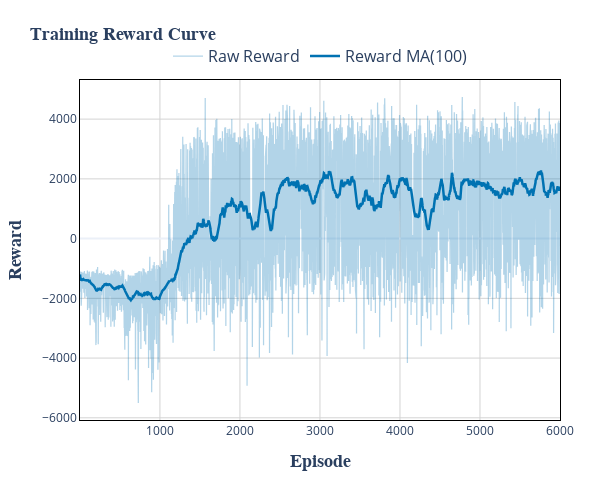
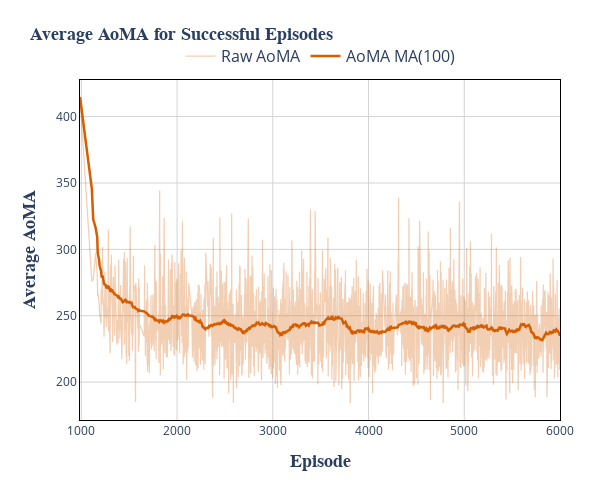
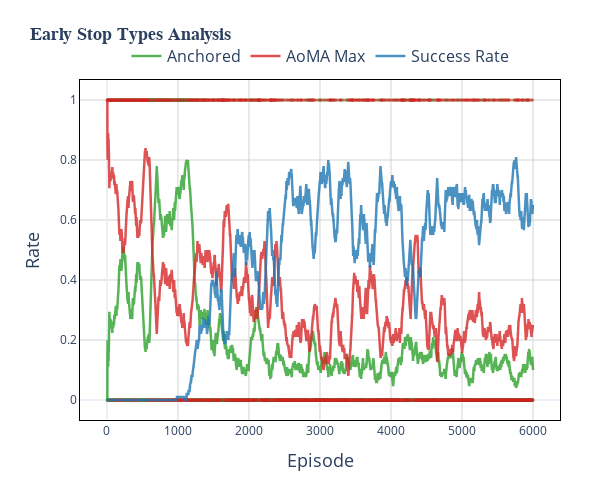

The code cell stored with these charts, in order, in its notebook:
### Code cell
import plotly.graph_objects as go
import plotly.express as px
import pandas as pd
import numpy as np

# ---------------------------
# 独立绘制并保存为PDF的可视化函数 (与前面图表风格一致)
# ---------------------------
def plot_and_save_training_results(rewards, aoa, anchors, aoma_max, success, window_size=100):
    episodes = np.arange(1, len(rewards)+1)
    
    # 定义与前面图表一致的样式设置
    plot_template = 'plotly_white'  # 干净的白色背景，适合学术发表
    line_width = 2.5
    marker_size = 8
    # font_family = "Arial, sans-serif"  # IEEE首选字体
    font_family = "Times New Roman, serif"  # 更适合学术论文
    title_font_size = 18
    axis_font_size = 18
    legend_font_size = 16
    
    def moving_average(data, window):
        return pd.Series(data).rolling(window=window, min_periods=1).mean().values
    
    rewards_ma = moving_average(rewards, window_size)
    anchors_ma = moving_average(anchors, window_size)
    aoma_max_ma = moving_average(aoma_max, window_size)
    success_ma = moving_average(success, window_size)
    
    # 1. Reward Curve
    fig1 = go.Figure()
    
    # 原始数据作为背景（半透明）
    fig1.add_trace(
        go.Scatter(
            x=episodes, 
            y=rewards,
            mode='lines',
            name='Raw Reward',
            line=dict(color='rgba(0, 114, 178, 0.3)', width=line_width/2),
            showlegend=True
        )
    )
    
    # 滑动平均（醒目颜色）
    fig1.add_trace(
        go.Scatter(
            x=episodes, 
            y=rewards_ma,
            mode='lines',
            name=f'Reward MA({window_size})',
            line=dict(color='rgba(0, 114, 178, 1)', width=line_width),
            showlegend=True
        )
    )
    
    # 更新布局，保持与前面图表一致的风格
    fig1.update_layout(
        template=plot_template,
        title=dict(
            text='<b>Training Reward Curve</b>',
            font=dict(size=title_font_size, family=font_family)
        ),
        height=500,
        width=600,
        legend=dict(
            orientation="h",
            yanchor="bottom",
            y=1.02,
            xanchor="center",
            x=0.5,
            font=dict(size=legend_font_size)
        ),
        margin=dict(l=80, r=40, t=80, b=80),
        xaxis=dict(
            title=dict(text="<b>Episode</b>", font=dict(size=axis_font_size, family=font_family)),
            showgrid=True,
            gridwidth=1,
            gridcolor='lightgray',
            showline=True,
            linewidth=1,
            linecolor='black',
            mirror=True
        ),
        yaxis=dict(
            title=dict(text="<b>Reward</b>", font=dict(size=axis_font_size, family=font_family)),
            showgrid=True,
            gridwidth=1,
            gridcolor='lightgray',
            showline=True,
            linewidth=1,
            linecolor='black',
            mirror=True
        )
    )
    
    # 保存为PDF
    fig1.write_image("reward_curve.pdf", format="pdf")
    fig1.show()
    
    # 2. AoMA Curve (仅成功完成的episodes)
    fig2 = go.Figure()
    
    if aoa and len(aoa) > 0:  # 确保有成功完成的episode数据
        # 提取episode索引和对应的AoMA值
        aoa_episodes = [item[1] + 1 for item in aoa]  # episode索引 (从1开始显示)
        aoa_values = [item[0] for item in aoa]        # AoMA值
        
        # 计算AoMA的滑动平均 (如果有足够数据)
        window_size_aoa = min(window_size, len(aoa_values))
        if window_size_aoa > 0:
            aoa_ma = moving_average(aoa_values, window_size_aoa)
            
            # 原始AoMA数据（半透明）- 修改为带线条的散点
            fig2.add_trace(
                go.Scatter(
                    x=aoa_episodes,
                    y=aoa_values,
                    mode='lines',  # 修改为线条+标记点
                    name='Raw AoMA',
                    line=dict(color='rgba(213, 94, 0, 0.3)', width=line_width/2),  # 添加线条样式            
                    showlegend=True
                )
            )
            
            # AoMA滑动平均
            fig2.add_trace(
                go.Scatter(
                    x=aoa_episodes[:len(aoa_ma)],
                    y=aoa_ma,
                    mode='lines',
                    name=f'AoMA MA({window_size_aoa})',
                    line=dict(color='rgba(213, 94, 0, 1)', width=line_width),
                    showlegend=True
                )
            )
        else:
            # 只有原始数据点 - 同样修改为带线条的散点
            fig2.add_trace(
                go.Scatter(
                    x=aoa_episodes,
                    y=aoa_values,
                    mode='lines+markers',  # 修改为线条+标记点
                    name='AoMA',
                    line=dict(color='rgba(213, 94, 0, 0.8)', width=line_width/2),  # 添加线条样式
                    marker=dict(color='rgba(213, 94, 0, 1)', size=marker_size),
                    showlegend=True
                )
            )
    else:
        # 添加文本提示
        fig2.add_annotation(
            text="No successful episodes",
            x=0.5, y=0.5,
            xref="paper", yref="paper",
            showarrow=False,
            font=dict(size=16, color="gray", family=font_family)
        )
    
    # 更新布局
    fig2.update_layout(
        template=plot_template,
        title=dict(
            text='<b>Average AoMA for Successful Episodes</b>',
            font=dict(size=title_font_size, family=font_family)
        ),
        height=500,
        width=600,
        legend=dict(
            orientation="h",
            yanchor="bottom",
            y=1.02,
            xanchor="center",
            x=0.5,
            font=dict(size=legend_font_size)
        ),
        margin=dict(l=80, r=40, t=80, b=80),
        xaxis=dict(
            title=dict(text="<b>Episode</b>", font=dict(size=axis_font_size, family=font_family)),
            showgrid=True,
            gridwidth=1,
            gridcolor='lightgray',
            showline=True,
            linewidth=1,
            linecolor='black',
            mirror=True
        ),
        yaxis=dict(
            title=dict(text="<b>Average AoMA</b>", font=dict(size=axis_font_size, family=font_family)),
            showgrid=True,
            gridwidth=1,
            gridcolor='lightgray',
            showline=True,
            linewidth=1,
            linecolor='black',
            mirror=True
        )
    )
    
    # 保存为PDF
    fig2.write_image("aoma_curve.pdf", format="pdf")
    fig2.show()
    
    # 3. Early Stop Types
    fig3 = go.Figure()
    
    # 定义专业的颜色方案
    anchored_color = 'rgba(44, 160, 44, 0.8)'  # 绿色
    aoma_max_color = 'rgba(214, 39, 40, 0.8)'  # 红色
    success_color = 'rgba(31, 119, 180, 0.8)'  # 蓝色
    
    # 原始数据点 - 使用小的半透明点
    fig3.add_trace(
        go.Scatter(
            x=episodes,
            y=anchors,
            mode='markers',
            name='Anchored (Raw)',
            marker=dict(color='rgba(44, 160, 44, 0.2)', size=3),
            showlegend=False
        )
    )
    
    fig3.add_trace(
        go.Scatter(
            x=episodes,
            y=aoma_max,
            mode='markers',
            name='AoMA Max (Raw)',
            marker=dict(color='rgba(214, 39, 40, 0.2)', size=3),
            showlegend=False
        )
    )
    
    # 滑动平均线
    fig3.add_trace(
        go.Scatter(
            x=episodes,
            y=anchors_ma,
            mode='lines',
            name='Anchored',
            line=dict(color=anchored_color, width=line_width),
            showlegend=True
        )
    )
    
    fig3.add_trace(
        go.Scatter(
            x=episodes,
            y=aoma_max_ma,
            mode='lines',
            name='AoMA Max',
            line=dict(color=aoma_max_color, width=line_width),
            showlegend=True
        )
    )
    
    # 成功率滑动平均线
    fig3.add_trace(
        go.Scatter(
            x=episodes,
            y=success_ma,
            mode='lines',
            name='Success Rate',
            line=dict(color=success_color, width=line_width),
            showlegend=True
        )
    )
    
    # 更新布局
    fig3.update_layout(
        template=plot_template,
        title=dict(
            text='<b>Early Stop Types Analysis</b>',
            font=dict(size=title_font_size, family=font_family)
        ),
        height=500,
        width=600,
        legend=dict(
            orientation="h",
            yanchor="bottom",
            y=1.02,
            xanchor="center",
            x=0.5,
            font=dict(size=legend_font_size)
        ),
        margin=dict(l=80, r=40, t=80, b=80),
        xaxis=dict(
            title=dict(text="Episode", font=dict(size=axis_font_size)),
            showgrid=True,
            gridwidth=1,
            gridcolor='lightgray',
            showline=True,
            linewidth=1,
            linecolor='black',
            mirror=True
        ),
        yaxis=dict(
            title=dict(text="Rate", font=dict(size=axis_font_size)),
            showgrid=True,
            gridwidth=1,
            gridcolor='lightgray',
            showline=True,
            linewidth=1,
            linecolor='black',
            mirror=True
        )
    )
    
    # 保存为PDF
    fig3.write_image("early_stop_analysis.pdf", format="pdf")
    fig3.show()
    
    print("PDF files saved:")
    print("- reward_curve.pdf")
    print("- aoma_curve.pdf") 
    print("- early_stop_analysis.pdf")

# 这里保留原来调用函数的代码
plot_and_save_training_results(rewards, aoa, anchors, aoma_max, success, window_size=100)

### Figure 1 — Plotly figure (JSON) as saved in the notebook; plotly's stock layout.template omitted (floating-point values rounded to 4 significant figures; data arrays with more than 128 entries replaced by an {"elided": "..."} marker saying what was removed)
{"data": [{"line": {"color": "rgba(0, 114, 178, 0.3)", "width": 1.25}, "mode": "lines", "name": "Raw Reward", "showlegend": true, "type": "scatter", "x": {"elided": "6000 int values"}, "y": {"elided": "6000 float values"}}, {"line": {"color": "rgba(0, 114, 178, 1)", "width": 2.5}, "mode": "lines", "name": "Reward MA(100)", "showlegend": true, "type": "scatter", "x": {"elided": "6000 int values"}, "y": {"elided": "6000 float values"}}], "layout": {"height": 500, "legend": {"font": {"size": 16}, "orientation": "h", "x": 0.5, "xanchor": "center", "y": 1.02, "yanchor": "bottom"}, "margin": {"b": 80, "l": 80, "r": 40, "t": 80}, "title": {"font": {"family": "Times New Roman, serif", "size": 18}, "text": "<b>Training Reward Curve</b>"}, "width": 600, "xaxis": {"gridcolor": "lightgray", "gridwidth": 1, "linecolor": "black", "linewidth": 1, "mirror": true, "showgrid": true, "showline": true, "title": {"font": {"family": "Times New Roman, serif", "size": 18}, "text": "<b>Episode</b>"}}, "yaxis": {"gridcolor": "lightgray", "gridwidth": 1, "linecolor": "black", "linewidth": 1, "mirror": true, "showgrid": true, "showline": true, "title": {"font": {"family": "Times New Roman, serif", "size": 18}, "text": "<b>Reward</b>"}}}}

### Figure 2 — Plotly figure (JSON) as saved in the notebook; plotly's stock layout.template omitted (floating-point values rounded to 4 significant figures; data arrays with more than 128 entries replaced by an {"elided": "..."} marker saying what was removed)
{"data": [{"line": {"color": "rgba(213, 94, 0, 0.3)", "width": 1.25}, "mode": "lines", "name": "Raw AoMA", "showlegend": true, "type": "scatter", "x": {"elided": "2740 int values"}, "y": {"elided": "2740 float values"}}, {"line": {"color": "rgba(213, 94, 0, 1)", "width": 2.5}, "mode": "lines", "name": "AoMA MA(100)", "showlegend": true, "type": "scatter", "x": {"elided": "2740 int values"}, "y": {"elided": "2740 float values"}}], "layout": {"height": 500, "legend": {"font": {"size": 16}, "orientation": "h", "x": 0.5, "xanchor": "center", "y": 1.02, "yanchor": "bottom"}, "margin": {"b": 80, "l": 80, "r": 40, "t": 80}, "title": {"font": {"family": "Times New Roman, serif", "size": 18}, "text": "<b>Average AoMA for Successful Episodes</b>"}, "width": 600, "xaxis": {"gridcolor": "lightgray", "gridwidth": 1, "linecolor": "black", "linewidth": 1, "mirror": true, "showgrid": true, "showline": true, "title": {"font": {"family": "Times New Roman, serif", "size": 18}, "text": "<b>Episode</b>"}}, "yaxis": {"gridcolor": "lightgray", "gridwidth": 1, "linecolor": "black", "linewidth": 1, "mirror": true, "showgrid": true, "showline": true, "title": {"font": {"family": "Times New Roman, serif", "size": 18}, "text": "<b>Average AoMA</b>"}}}}

### Figure 3 — Plotly figure (JSON) as saved in the notebook; plotly's stock layout.template omitted (floating-point values rounded to 4 significant figures; data arrays with more than 128 entries replaced by an {"elided": "..."} marker saying what was removed)
{"data": [{"marker": {"color": "rgba(44, 160, 44, 0.2)", "size": 3}, "mode": "markers", "name": "Anchored (Raw)", "showlegend": false, "type": "scatter", "x": {"elided": "6000 int values"}, "y": {"elided": "6000 int values"}}, {"marker": {"color": "rgba(214, 39, 40, 0.2)", "size": 3}, "mode": "markers", "name": "AoMA Max (Raw)", "showlegend": false, "type": "scatter", "x": {"elided": "6000 int values"}, "y": {"elided": "6000 int values"}}, {"line": {"color": "rgba(44, 160, 44, 0.8)", "width": 2.5}, "mode": "lines", "name": "Anchored", "showlegend": true, "type": "scatter", "x": {"elided": "6000 int values"}, "y": {"elided": "6000 float values"}}, {"line": {"color": "rgba(214, 39, 40, 0.8)", "width": 2.5}, "mode": "lines", "name": "AoMA Max", "showlegend": true, "type": "scatter", "x": {"elided": "6000 int values"}, "y": {"elided": "6000 float values"}}, {"line": {"color": "rgba(31, 119, 180, 0.8)", "width": 2.5}, "mode": "lines", "name": "Success Rate", "showlegend": true, "type": "scatter", "x": {"elided": "6000 int values"}, "y": {"elided": "6000 float values"}}], "layout": {"height": 500, "legend": {"font": {"size": 16}, "orientation": "h", "x": 0.5, "xanchor": "center", "y": 1.02, "yanchor": "bottom"}, "margin": {"b": 80, "l": 80, "r": 40, "t": 80}, "title": {"font": {"family": "Times New Roman, serif", "size": 18}, "text": "<b>Early Stop Types Analysis</b>"}, "width": 600, "xaxis": {"gridcolor": "lightgray", "gridwidth": 1, "linecolor": "black", "linewidth": 1, "mirror": true, "showgrid": true, "showline": true, "title": {"font": {"size": 18}, "text": "Episode"}}, "yaxis": {"gridcolor": "lightgray", "gridwidth": 1, "linecolor": "black", "linewidth": 1, "mirror": true, "showgrid": true, "showline": true, "title": {"font": {"size": 18}, "text": "Rate"}}}}
